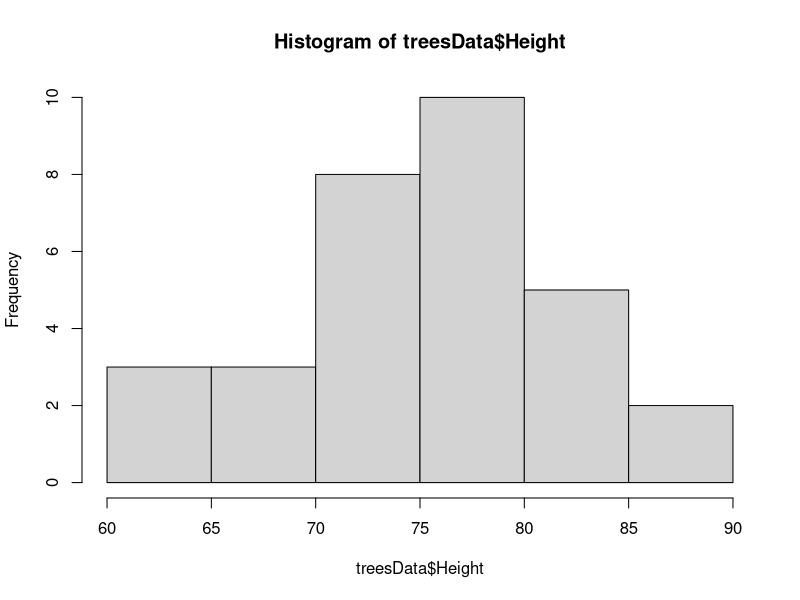
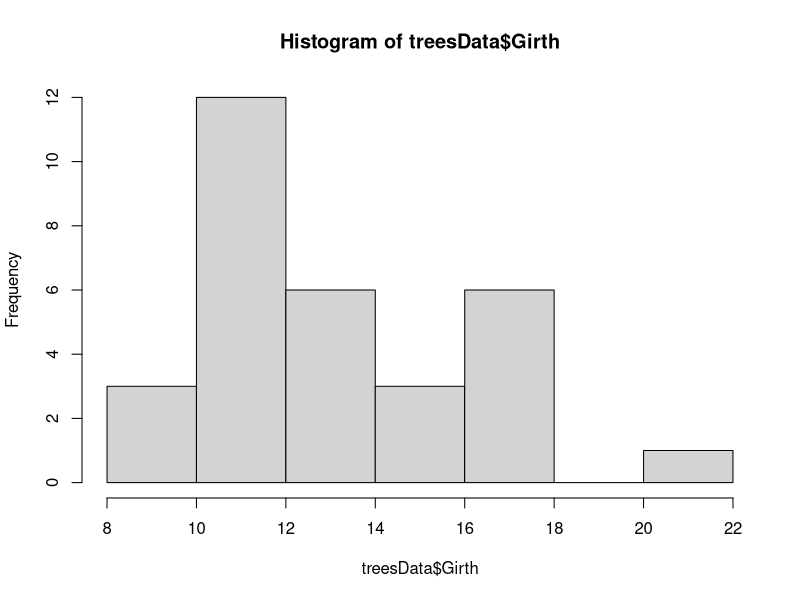
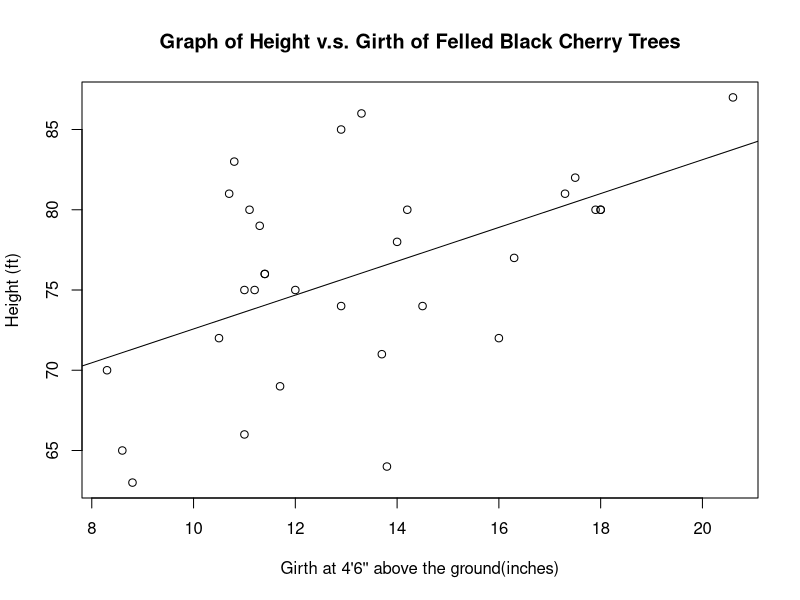
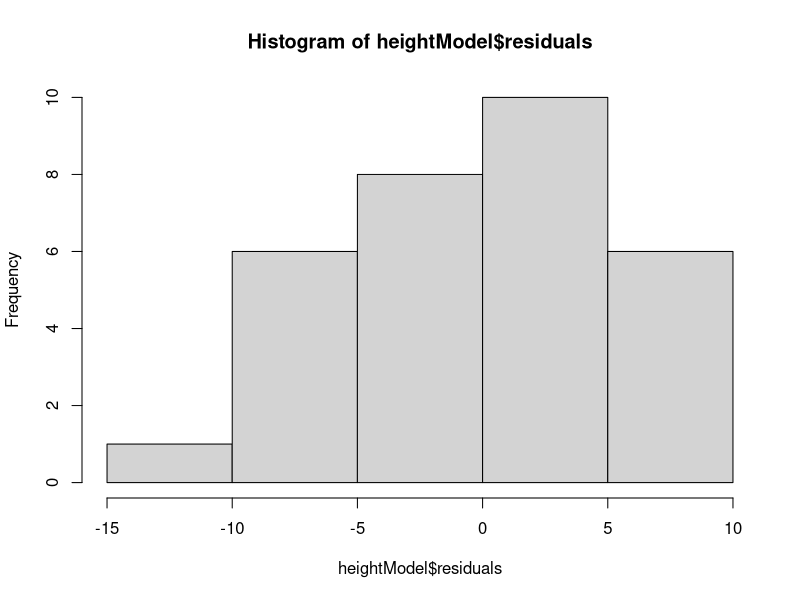
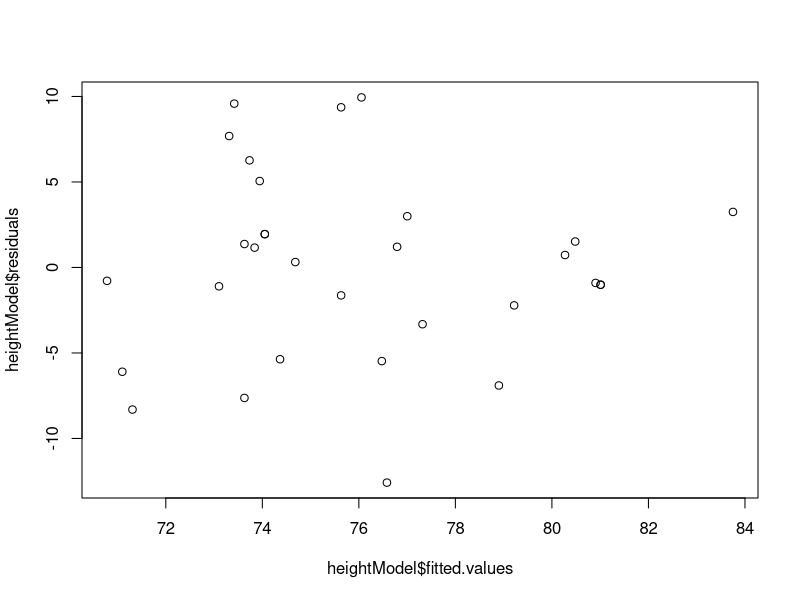
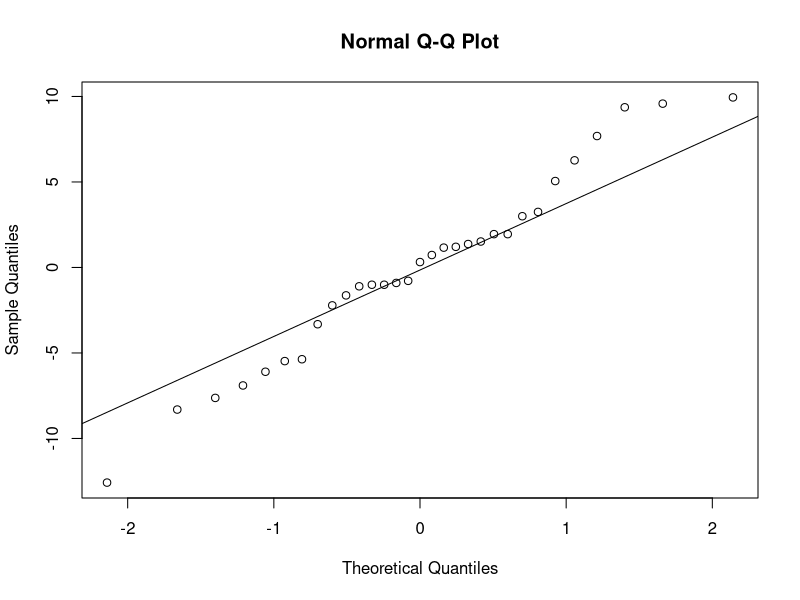

The R script that drew these images, in order: (Note: this script raises an error after producing the figures.)
################################################################################
#
#Author: Xinyi (Anny) Cui
#Date: Sept. 124, 2022
#
#Title: Correlation and Prediction
#
#Data comes from the build-in R data frame trees
#
################################################################################
#
#Call for build-in R data frame trees and take a look of it
treesData<-trees
head(treesData)
str(treesData)
#
#Check for the skewness
hist(treesData$Height)
hist(treesData$Girth)
#
#Plot Girth (response variable) v.s. Height (explanatory variables)
#and Construct a linear model for it
heightPlot<-plot(treesData$Girth, treesData$Height, ylab="Height (ft)",
                xlab="Girth at 4'6'' above the ground(inches)",
                main="Graph of Height v.s. Girth of Felled Black Cherry Trees")
heightModel<-lm(Height~Girth, data=treesData)
heightModel
summary(heightModel)
abline(heightModel)
#
#Check for linear model
hist(heightModel$residuals)
plot(heightModel$fitted.values, heightModel$residuals)
qqnorm(heightModel$residuals)
qqline(heightModel$residuals)
#
#Analysis of Variance
anova(heightModel)
#
#Check for the correlation
rSquared<- 1-(889.56/(889.56+328.44))
rSquared

r<-sqrt(rSquared)
r

r2<-cor(treesData$Height, treesData$Girth)
cor.test(treesData$Height, treesData$Girth)

r2^2
#
#Check for confidence intervals and prediction intervals with default confi
#level 0.95
newData10<-data.frame(Girth=10)
newData15<-data.frame(Girth=15)
newData25<-data.frame(Girth=25)

ci10<-predict(heightModel, newData10, int="confidence")
pi10<-predict(heightModel, newData10, int="prediction")

ci15<-predict(heightModel, newData15, int="confidence")
pi15<-predict(heightModel, newData15, int="prediction")

ci25<-predict(heightModel, newData25, int="confidence")
pi25<-predict(heightModel, newData25, int="prediction")

table<-rbind(ci10, pi10, ci15, pi15, ci25, pi25)
table

#Check for the width
table<-as.data.frame(table)
str(tableData)
table$Width<-(table$upr-table$lwr)
table
